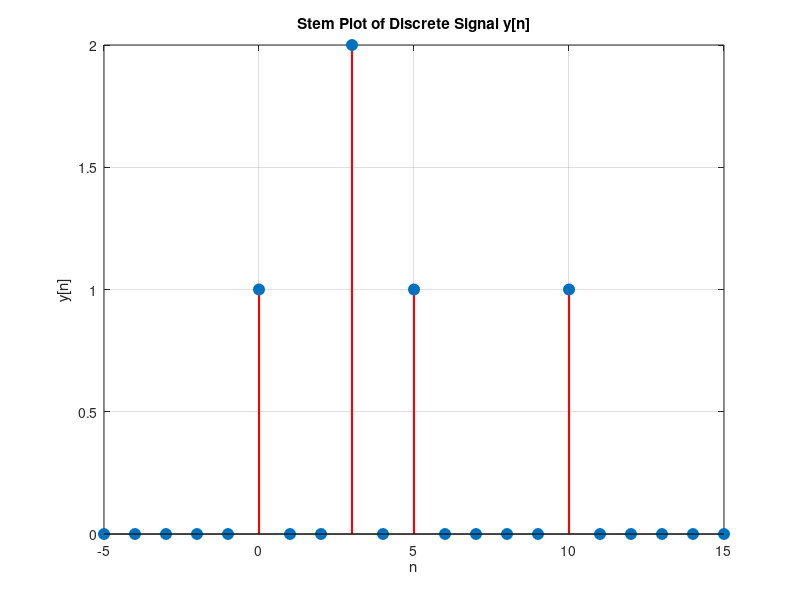

MATLAB code for this plot:
n = -5:15;

y = zeros(size(n));
y(n == 3) = 2;
y(n == 0 | n == 5 | n == 10) = 1;

stem(n, y, 'filled', 'Marker', 'o', 'MarkerSize', 8, 'LineWidth', 1.5, 'Color', 'red');

title('Stem Plot of Discrete Signal y[n]');
xlabel('n');
ylabel('y[n]');
grid on;
